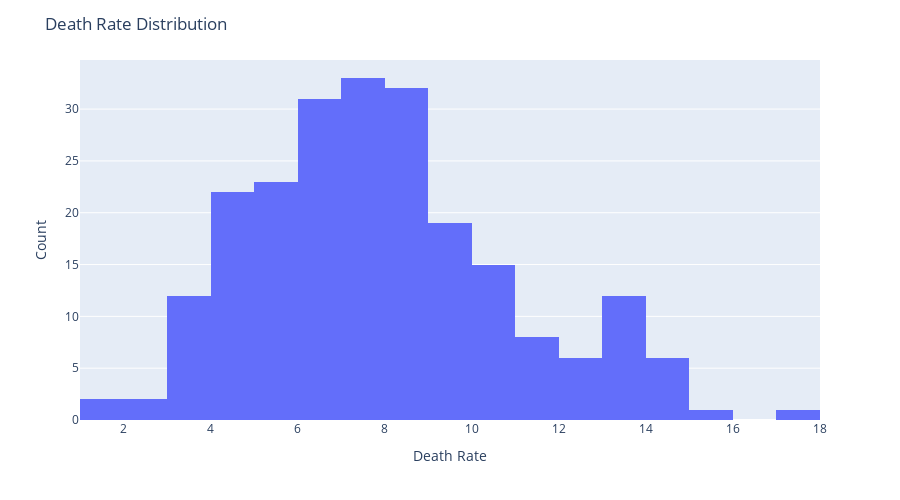

Notebook code cell kept with this figure:
### Code cell
fig = px.histogram(df, x='death_rate')
fig.update_layout(title = "Death Rate Distribution", height = 500)
fig.update_layout(xaxis_title = "Death Rate", yaxis_title = "Count")
fig.show()

### Figure 1 — Plotly figure (JSON) as saved in the notebook; plotly's stock layout.template omitted (floating-point values rounded to 4 significant figures; data arrays with more than 128 entries replaced by an {"elided": "..."} marker saying what was removed)
{"data": [{"alignmentgroup": "True", "bingroup": "x", "hovertemplate": "death_rate=%{x}<br>count=%{y}<extra></extra>", "legendgroup": "", "marker": {"color": "#636efa", "pattern": {"shape": ""}}, "name": "", "offsetgroup": "", "orientation": "v", "showlegend": false, "type": "histogram", "x": {"elided": "259 float values"}, "xaxis": "x", "yaxis": "y"}], "layout": {"barmode": "relative", "height": 500, "legend": {"tracegroupgap": 0}, "margin": {"t": 60}, "title": {"text": "Death Rate Distribution"}, "xaxis": {"anchor": "y", "domain": [0, 1], "title": {"text": "Death Rate"}}, "yaxis": {"anchor": "x", "domain": [0, 1], "title": {"text": "Count"}}}}
